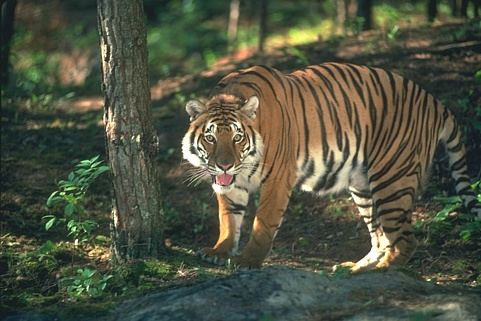
#> input picture 108005.jpg, 481 x 321 px, found by its file name
$ jupyter execute kmeans_cluster.ipynb
#> lines starting #> are read from the running program, lines starting #| are printed output that depends on the picture
<a href="https://colab.research.google.com/github/myoungsuk/-kmeans-image-clustering/blob/master/kmeans_cluster.ipynb" target="_parent"></a>

[cell 1]
import numpy as np
import cv2
import matplotlib.pyplot as plt
from skimage.color import rgb2gray
from sklearn.cluster import KMeans
from scipy import ndimage
import seaborn as sns

# Load the image
image_path = '/108005.jpg'
image = plt.imread(image_path) / 255
print(image.shape)
#| (321, 481, 3)

# Display the original image
plt.imshow(image)
plt.title("Original Image")
plt.xticks([])
plt.yticks([])
plt.show()

# Reshape the image into a 2D array for K-Means clustering
image_1d = image.reshape(image.shape[0] * image.shape[1], image.shape[2])

# Perform K-Means clustering
n_clusters = 3
kmeans = KMeans(n_clusters=n_clusters, random_state=0)
kmeans.fit(image_1d)

# Calculate the frequency of each cluster label
unique_labels, counts = np.unique(kmeans.labels_, return_counts=True)
label_frequencies = dict(zip(unique_labels, counts))

# Create a custom bar plot to visualize the distribution of cluster labels and their respective colors
fig, ax = plt.subplots(figsize=(20, 5))
bar_width = 1

# Plot a colored bar for each cluster label
for label, frequency in label_frequencies.items():
    color = kmeans.cluster_centers_[label]
    ax.bar(label, frequency, color=color, width=bar_width, edgecolor='black', linewidth=1)

# Set plot labels and title
ax.set_xlabel("Cluster Label")
ax.set_ylabel("Frequency")
ax.set_title("Distribution of Cluster Labels with Colors")
ax.set_xticks(range(n_clusters))

plt.show()
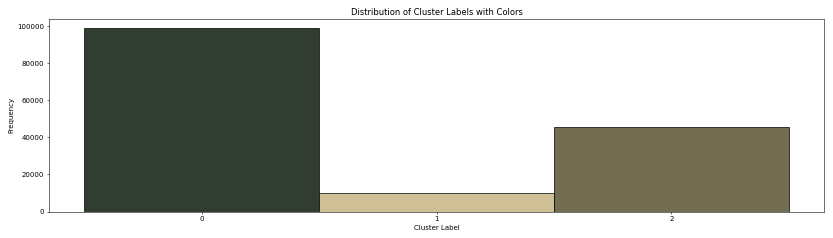
#> figure drawn by matplotlib, 1 panel

# Recreate the compressed image using the cluster centers
compressed_image = kmeans.cluster_centers_[kmeans.labels_]
compressed_image = compressed_image.reshape(image.shape[0], image.shape[1], image.shape[2])

# Display the compressed image
plt.imshow(compressed_image)
plt.title(f"Compressed Image with {n_clusters} colors")
plt.xticks([])
plt.yticks([])
plt.show()
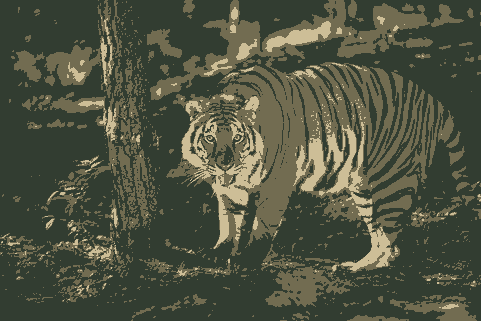
#> shown: shape (321, 481, 3) float64; mean R, G, B 0.311, 0.327, 0.256

# Create a color palette based on cluster centers
color_palette = kmeans.cluster_centers_

# Display the color palette as individual color swatches
colors = []
plt.figure(figsize=(12, 2))
total_pixels = image.shape[0] * image.shape[1]
#> total_pixels = 154401

for i, col in enumerate(color_palette, 1):
    plt.subplot(1, n_clusters, i)

    colors.append(col)

    # Create a color swatch filled with the current cluster center color
    swatch = np.zeros((100, 100, 3), dtype='float')
    swatch[:, :, :] = col

    # Display the color swatch
    plt.imshow(swatch)
    plt.xticks([])
    plt.yticks([])

    # Display the color percentage
    percentage = label_frequencies[i-1] / total_pixels * 100
    plt.text(5, 85, f"{percentage:.2f}%", fontsize=12, color='w', weight='bold')

    # Display the RGB values below the color swatch
    plt.xlabel(f"({col[0]:.2f}, {col[1]:.2f}, {col[2]:.2f})", fontsize=6, color='k', weight='bold')
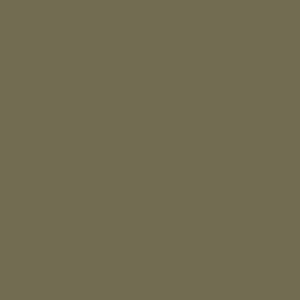
#> swatch: shape (100, 100, 3) float64 (shown 3 times larger); mean of channels 0, 1, 2 0.45, 0.427, 0.32; drawn as R, G, B

# Add a title for the color palette
plt.suptitle("Color Palette")
plt.show()
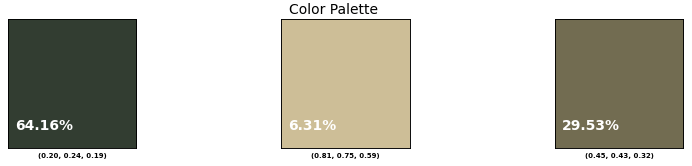
#> figure drawn by matplotlib, 3 panels

$ run again, with 3096.jpg copied over 108005.jpg
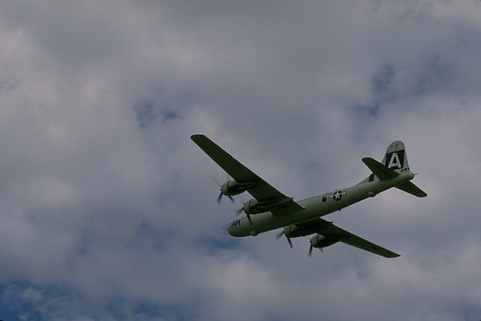
#> input picture 3096.jpg, 481 x 321 px, found by its file name
#| (321, 481, 3)
#> after the loop `for i, col in enumerate(color_palette, 1):`:
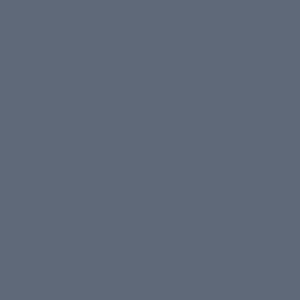
#> swatch: shape (100, 100, 3) float64 (shown 3 times larger); mean of channels 0, 1, 2 0.374, 0.412, 0.477; drawn as R, G, B
#> `plt.show()`:
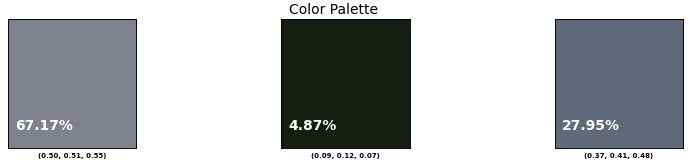
#> figure drawn by matplotlib, 3 panels
